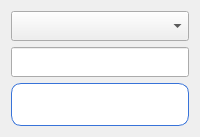
             <widget class="QWidget" name="Upd">
              <attribute name="title">
               <string>Изменить</string>
              </attribute>
              <layout class="QVBoxLayout" name="verticalLayout_15">
               <item>
                <widget class="QComboBox" name="choose_obj2">
                 <property name="minimumSize">
                  <size>
                   <width>0</width>
                   <height>30</height>
                  </size>
                 </property>
                 <property name="font">
                  <font>
                   <pointsize>10</pointsize>
                  </font>
                 </property>
                </widget>
               </item>
               <item>
                <widget class="QLineEdit" name="upd_line">
                 <property name="minimumSize">
                  <size>
                   <width>0</width>
                   <height>30</height>
                  </size>
                 </property>
                 <property name="font">
                  <font>
                   <pointsize>10</pointsize>
                  </font>
                 </property>
                </widget>
               </item>
               <item>
                <widget class="QPushButton" name="upd_but">
                 <property name="minimumSize">
                  <size>
                   <width>0</width>
                   <height>40</height>
                  </size>
                 </property>
                 <property name="maximumSize">
                  <size>
                   <width>16777215</width>
                   <height>16777215</height>
                  </size>
                 </property>
                 <property name="font">
                  <font>
                   <pointsize>-1</pointsize>
                   <weight>50</weight>
                   <bold>false</bold>
                  </font>
                 </property>
                 <property name="styleSheet">
                  <string notr="true">QPushButton {
    padding:10px;
    color: #ffffff;
    font-size: 18px;
    border-radius: 10px;
    border: 1px solid #3873d9;
    background-color: white; }

QPushButton:hover{
	background-color: rgb(171, 211, 247);
	effect = QtWidgets.QGraphicsDropShadowEffect(QPushButton)
	effect.setOffset(0, 0)
	effect.setBlurRadius(20)
	effect.setColor(QColor(57, 219, 255))
	QPushButton.setGraphicsEffect(effect)
}</string>
                 </property>
                 <property name="text">
                  <string>Изменить</string>
                 </property>
                </widget>
               </item>
              </layout>
             </widget>
